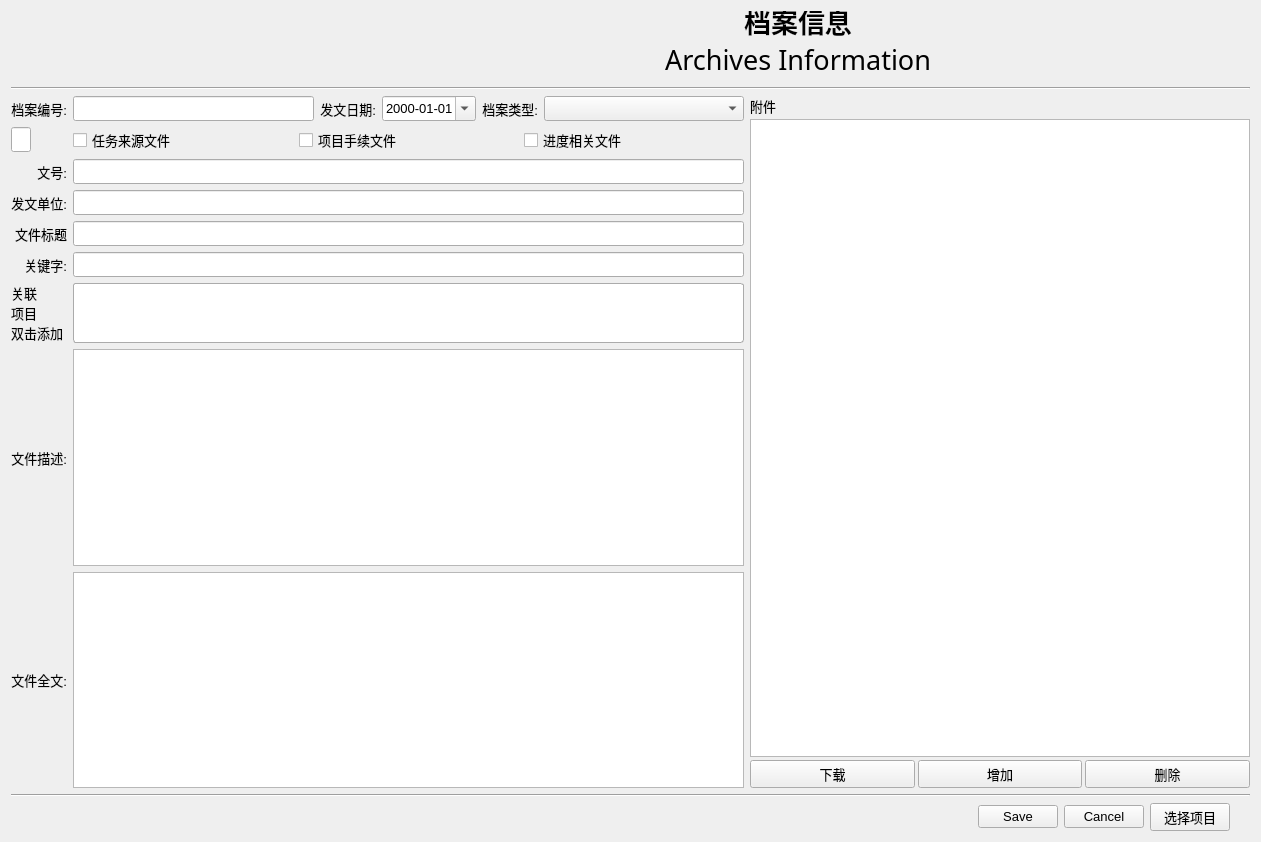
<?xml version="1.0" encoding="UTF-8"?>
<ui version="4.0">
 <class>Form</class>
 <widget class="QWidget" name="Form">
  <property name="geometry">
   <rect>
    <x>0</x>
    <y>0</y>
    <width>1261</width>
    <height>842</height>
   </rect>
  </property>
  <property name="maximumSize">
   <size>
    <width>16777215</width>
    <height>16777215</height>
   </size>
  </property>
  <property name="font">
   <font>
    <family>Arial</family>
    <pointsize>10</pointsize>
   </font>
  </property>
  <property name="windowTitle">
   <string>Archives Inoformation</string>
  </property>
  <layout class="QVBoxLayout" name="verticalLayout_3">
   <item>
    <layout class="QHBoxLayout" name="horizontalLayout_2">
     <property name="bottomMargin">
      <number>10</number>
     </property>
     <item>
      <widget class="QLabel" name="label_logo">
       <property name="minimumSize">
        <size>
         <width>329</width>
         <height>40</height>
        </size>
       </property>
       <property name="maximumSize">
        <size>
         <width>329</width>
         <height>50</height>
        </size>
       </property>
       <property name="text">
        <string/>
       </property>
       <property name="pixmap">
        <pixmap>../res/gaoke.png</pixmap>
       </property>
       <property name="scaledContents">
        <bool>true</bool>
       </property>
      </widget>
     </item>
     <item>
      <layout class="QVBoxLayout" name="verticalLayout">
       <property name="spacing">
        <number>0</number>
       </property>
       <item>
        <widget class="QLabel" name="label_18">
         <property name="minimumSize">
          <size>
           <width>0</width>
           <height>30</height>
          </size>
         </property>
         <property name="maximumSize">
          <size>
           <width>16777215</width>
           <height>30</height>
          </size>
         </property>
         <property name="font">
          <font>
           <pointsize>20</pointsize>
           <weight>75</weight>
           <bold>true</bold>
          </font>
         </property>
         <property name="text">
          <string>档案信息</string>
         </property>
         <property name="alignment">
          <set>Qt::AlignBottom|Qt::AlignHCenter</set>
         </property>
        </widget>
       </item>
       <item>
        <widget class="QLabel" name="label_19">
         <property name="minimumSize">
          <size>
           <width>0</width>
           <height>30</height>
          </size>
         </property>
         <property name="maximumSize">
          <size>
           <width>16777215</width>
           <height>30</height>
          </size>
         </property>
         <property name="font">
          <font>
           <family>Algerian</family>
           <pointsize>20</pointsize>
           <weight>50</weight>
           <bold>false</bold>
          </font>
         </property>
         <property name="text">
          <string>Archives Information</string>
         </property>
         <property name="alignment">
          <set>Qt::AlignHCenter|Qt::AlignTop</set>
         </property>
        </widget>
       </item>
      </layout>
     </item>
    </layout>
   </item>
   <item>
    <widget class="Line" name="line">
     <property name="orientation">
      <enum>Qt::Horizontal</enum>
     </property>
    </widget>
   </item>
   <item>
    <layout class="QGridLayout" name="gridLayout">
     <property name="verticalSpacing">
      <number>6</number>
     </property>
     <item row="5" column="0">
      <widget class="QLabel" name="label_20">
       <property name="minimumSize">
        <size>
         <width>0</width>
         <height>25</height>
        </size>
       </property>
       <property name="sizeIncrement">
        <size>
         <width>0</width>
         <height>25</height>
        </size>
       </property>
       <property name="text">
        <string>关键字:</string>
       </property>
       <property name="alignment">
        <set>Qt::AlignRight|Qt::AlignTrailing|Qt::AlignVCenter</set>
       </property>
      </widget>
     </item>
     <item row="3" column="0">
      <widget class="QLabel" name="label_7">
       <property name="minimumSize">
        <size>
         <width>0</width>
         <height>25</height>
        </size>
       </property>
       <property name="sizeIncrement">
        <size>
         <width>0</width>
         <height>25</height>
        </size>
       </property>
       <property name="text">
        <string>发文单位:</string>
       </property>
       <property name="alignment">
        <set>Qt::AlignRight|Qt::AlignTrailing|Qt::AlignVCenter</set>
       </property>
      </widget>
     </item>
     <item row="4" column="0">
      <widget class="QLabel" name="label_10">
       <property name="text">
        <string>文件标题</string>
       </property>
       <property name="alignment">
        <set>Qt::AlignRight|Qt::AlignTrailing|Qt::AlignVCenter</set>
       </property>
      </widget>
     </item>
     <item row="0" column="4">
      <widget class="QDateEdit" name="issuing_date">
       <property name="minimumSize">
        <size>
         <width>90</width>
         <height>25</height>
        </size>
       </property>
       <property name="sizeIncrement">
        <size>
         <width>0</width>
         <height>25</height>
        </size>
       </property>
       <property name="alignment">
        <set>Qt::AlignCenter</set>
       </property>
       <property name="displayFormat">
        <string>yyyy-MM-dd</string>
       </property>
       <property name="calendarPopup">
        <bool>true</bool>
       </property>
      </widget>
     </item>
     <item row="4" column="2" colspan="5">
      <widget class="QLineEdit" name="title">
       <property name="minimumSize">
        <size>
         <width>0</width>
         <height>25</height>
        </size>
       </property>
       <property name="sizeIncrement">
        <size>
         <width>0</width>
         <height>25</height>
        </size>
       </property>
       <property name="clearButtonEnabled">
        <bool>true</bool>
       </property>
      </widget>
     </item>
     <item row="5" column="2" colspan="5">
      <widget class="QLineEdit" name="key_words">
       <property name="minimumSize">
        <size>
         <width>0</width>
         <height>25</height>
        </size>
       </property>
       <property name="sizeIncrement">
        <size>
         <width>0</width>
         <height>25</height>
        </size>
       </property>
       <property name="clearButtonEnabled">
        <bool>true</bool>
       </property>
      </widget>
     </item>
     <item row="3" column="2" colspan="5">
      <widget class="QLineEdit" name="issuing">
       <property name="minimumSize">
        <size>
         <width>0</width>
         <height>25</height>
        </size>
       </property>
       <property name="sizeIncrement">
        <size>
         <width>0</width>
         <height>25</height>
        </size>
       </property>
       <property name="clearButtonEnabled">
        <bool>true</bool>
       </property>
      </widget>
     </item>
     <item row="1" column="0">
      <widget class="QLineEdit" name="fUserID">
       <property name="minimumSize">
        <size>
         <width>0</width>
         <height>25</height>
        </size>
       </property>
       <property name="maximumSize">
        <size>
         <width>20</width>
         <height>16777215</height>
        </size>
       </property>
       <property name="sizeIncrement">
        <size>
         <width>0</width>
         <height>25</height>
        </size>
       </property>
       <property name="readOnly">
        <bool>true</bool>
       </property>
       <property name="clearButtonEnabled">
        <bool>true</bool>
       </property>
      </widget>
     </item>
     <item row="2" column="0">
      <widget class="QLabel" name="label_16">
       <property name="text">
        <string>文号:</string>
       </property>
       <property name="alignment">
        <set>Qt::AlignRight|Qt::AlignTrailing|Qt::AlignVCenter</set>
       </property>
      </widget>
     </item>
     <item row="8" column="2" colspan="5">
      <widget class="QTextEdit" name="archive_fulltext">
       <property name="minimumSize">
        <size>
         <width>50</width>
         <height>0</height>
        </size>
       </property>
      </widget>
     </item>
     <item row="0" column="2">
      <widget class="QLineEdit" name="archives_pk">
       <property name="minimumSize">
        <size>
         <width>0</width>
         <height>25</height>
        </size>
       </property>
       <property name="sizeIncrement">
        <size>
         <width>0</width>
         <height>25</height>
        </size>
       </property>
       <property name="readOnly">
        <bool>true</bool>
       </property>
       <property name="clearButtonEnabled">
        <bool>true</bool>
       </property>
      </widget>
     </item>
     <item row="0" column="3">
      <widget class="QLabel" name="label_6">
       <property name="minimumSize">
        <size>
         <width>0</width>
         <height>25</height>
        </size>
       </property>
       <property name="sizeIncrement">
        <size>
         <width>0</width>
         <height>25</height>
        </size>
       </property>
       <property name="text">
        <string>发文日期:</string>
       </property>
       <property name="alignment">
        <set>Qt::AlignRight|Qt::AlignTrailing|Qt::AlignVCenter</set>
       </property>
      </widget>
     </item>
     <item row="0" column="6">
      <widget class="QComboBox" name="archive_type">
       <property name="minimumSize">
        <size>
         <width>200</width>
         <height>25</height>
        </size>
       </property>
      </widget>
     </item>
     <item row="7" column="0">
      <widget class="QLabel" name="label_5">
       <property name="minimumSize">
        <size>
         <width>0</width>
         <height>25</height>
        </size>
       </property>
       <property name="sizeIncrement">
        <size>
         <width>0</width>
         <height>25</height>
        </size>
       </property>
       <property name="text">
        <string>文件描述:</string>
       </property>
       <property name="alignment">
        <set>Qt::AlignRight|Qt::AlignTrailing|Qt::AlignVCenter</set>
       </property>
      </widget>
     </item>
     <item row="2" column="2" colspan="5">
      <widget class="QLineEdit" name="archive_no">
       <property name="minimumSize">
        <size>
         <width>0</width>
         <height>25</height>
        </size>
       </property>
       <property name="clearButtonEnabled">
        <bool>true</bool>
       </property>
      </widget>
     </item>
     <item row="0" column="7" rowspan="9">
      <layout class="QVBoxLayout" name="verticalLayout_2">
       <property name="spacing">
        <number>3</number>
       </property>
       <item>
        <widget class="QLabel" name="label_14">
         <property name="text">
          <string>附件</string>
         </property>
         <property name="alignment">
          <set>Qt::AlignLeading|Qt::AlignLeft|Qt::AlignVCenter</set>
         </property>
        </widget>
       </item>
       <item>
        <widget class="QListWidget" name="listWidget">
         <property name="minimumSize">
          <size>
           <width>500</width>
           <height>0</height>
          </size>
         </property>
        </widget>
       </item>
       <item>
        <layout class="QHBoxLayout" name="horizontalLayout_3">
         <property name="spacing">
          <number>3</number>
         </property>
         <item>
          <widget class="QPushButton" name="btn_Download">
           <property name="text">
            <string>下载</string>
           </property>
          </widget>
         </item>
         <item>
          <widget class="QPushButton" name="btn_Add">
           <property name="text">
            <string>增加</string>
           </property>
          </widget>
         </item>
         <item>
          <widget class="QPushButton" name="btn_Delete">
           <property name="text">
            <string>删除</string>
           </property>
          </widget>
         </item>
        </layout>
       </item>
      </layout>
     </item>
     <item row="0" column="0">
      <widget class="QLabel" name="label_13">
       <property name="text">
        <string>档案编号:</string>
       </property>
       <property name="alignment">
        <set>Qt::AlignRight|Qt::AlignTrailing|Qt::AlignVCenter</set>
       </property>
      </widget>
     </item>
     <item row="7" column="2" colspan="5">
      <widget class="QTextEdit" name="archive_describe">
       <property name="minimumSize">
        <size>
         <width>50</width>
         <height>0</height>
        </size>
       </property>
      </widget>
     </item>
     <item row="6" column="0">
      <widget class="QLabel" name="label">
       <property name="text">
        <string>关联
项目
双击添加</string>
       </property>
      </widget>
     </item>
     <item row="0" column="5">
      <widget class="QLabel" name="label_9">
       <property name="minimumSize">
        <size>
         <width>0</width>
         <height>25</height>
        </size>
       </property>
       <property name="sizeIncrement">
        <size>
         <width>0</width>
         <height>25</height>
        </size>
       </property>
       <property name="text">
        <string>档案类型:</string>
       </property>
       <property name="alignment">
        <set>Qt::AlignRight|Qt::AlignTrailing|Qt::AlignVCenter</set>
       </property>
      </widget>
     </item>
     <item row="8" column="0">
      <widget class="QLabel" name="label_15">
       <property name="minimumSize">
        <size>
         <width>0</width>
         <height>25</height>
        </size>
       </property>
       <property name="sizeIncrement">
        <size>
         <width>0</width>
         <height>25</height>
        </size>
       </property>
       <property name="text">
        <string>文件全文:</string>
       </property>
       <property name="alignment">
        <set>Qt::AlignRight|Qt::AlignTrailing|Qt::AlignVCenter</set>
       </property>
      </widget>
     </item>
     <item row="1" column="2" colspan="5">
      <layout class="QHBoxLayout" name="horizontalLayout_4">
       <item>
        <widget class="QCheckBox" name="is_task_source">
         <property name="text">
          <string>任务来源文件</string>
         </property>
        </widget>
       </item>
       <item>
        <widget class="QCheckBox" name="is_formalities">
         <property name="text">
          <string>项目手续文件</string>
         </property>
        </widget>
       </item>
       <item>
        <widget class="QCheckBox" name="is_progress">
         <property name="text">
          <string>进度相关文件</string>
         </property>
        </widget>
       </item>
      </layout>
     </item>
     <item row="6" column="2" colspan="5">
      <widget class="QLabel" name="label_ProjectLink">
       <property name="styleSheet">
        <string notr="true">border:1px groove gray;border-radius:3px;padding:2px 4px;
border-width: 1px;border-style: solid;
background-color: white;
border-color: rgb(171, 171, 171);

</string>
       </property>
       <property name="text">
        <string/>
       </property>
      </widget>
     </item>
    </layout>
   </item>
   <item>
    <widget class="Line" name="line_2">
     <property name="orientation">
      <enum>Qt::Horizontal</enum>
     </property>
    </widget>
   </item>
   <item>
    <layout class="QHBoxLayout" name="horizontalLayout">
     <item>
      <widget class="QLabel" name="Label_Info">
       <property name="styleSheet">
        <string notr="true">color: rgb(255, 0, 0);</string>
       </property>
       <property name="text">
        <string/>
       </property>
      </widget>
     </item>
     <item>
      <spacer name="horizontalSpacer">
       <property name="orientation">
        <enum>Qt::Horizontal</enum>
       </property>
       <property name="sizeHint" stdset="0">
        <size>
         <width>40</width>
         <height>20</height>
        </size>
       </property>
      </spacer>
     </item>
     <item>
      <widget class="QPushButton" name="butSave">
       <property name="text">
        <string>Save</string>
       </property>
       <property name="icon">
        <iconset>
         <normaloff>../res/ico/save.png</normaloff>../res/ico/save.png</iconset>
       </property>
       <property name="iconSize">
        <size>
         <width>16</width>
         <height>16</height>
        </size>
       </property>
      </widget>
     </item>
     <item>
      <widget class="QPushButton" name="butCancel">
       <property name="text">
        <string>Cancel</string>
       </property>
       <property name="icon">
        <iconset>
         <normaloff>../res/ico/printer.png</normaloff>../res/ico/printer.png</iconset>
       </property>
       <property name="iconSize">
        <size>
         <width>16</width>
         <height>16</height>
        </size>
       </property>
      </widget>
     </item>
     <item>
      <widget class="QPushButton" name="but_SelectProject">
       <property name="text">
        <string>选择项目</string>
       </property>
      </widget>
     </item>
     <item>
      <spacer name="horizontalSpacer_2">
       <property name="orientation">
        <enum>Qt::Horizontal</enum>
       </property>
       <property name="sizeType">
        <enum>QSizePolicy::Fixed</enum>
       </property>
       <property name="sizeHint" stdset="0">
        <size>
         <width>20</width>
         <height>20</height>
        </size>
       </property>
      </spacer>
     </item>
    </layout>
   </item>
  </layout>
 </widget>
 <tabstops>
  <tabstop>archives_pk</tabstop>
  <tabstop>issuing</tabstop>
  <tabstop>title</tabstop>
  <tabstop>key_words</tabstop>
  <tabstop>archive_fulltext</tabstop>
  <tabstop>butSave</tabstop>
  <tabstop>butCancel</tabstop>
 </tabstops>
 <resources/>
 <connections/>
 <slots>
  <slot>ReCalc()</slot>
 </slots>
</ui>
